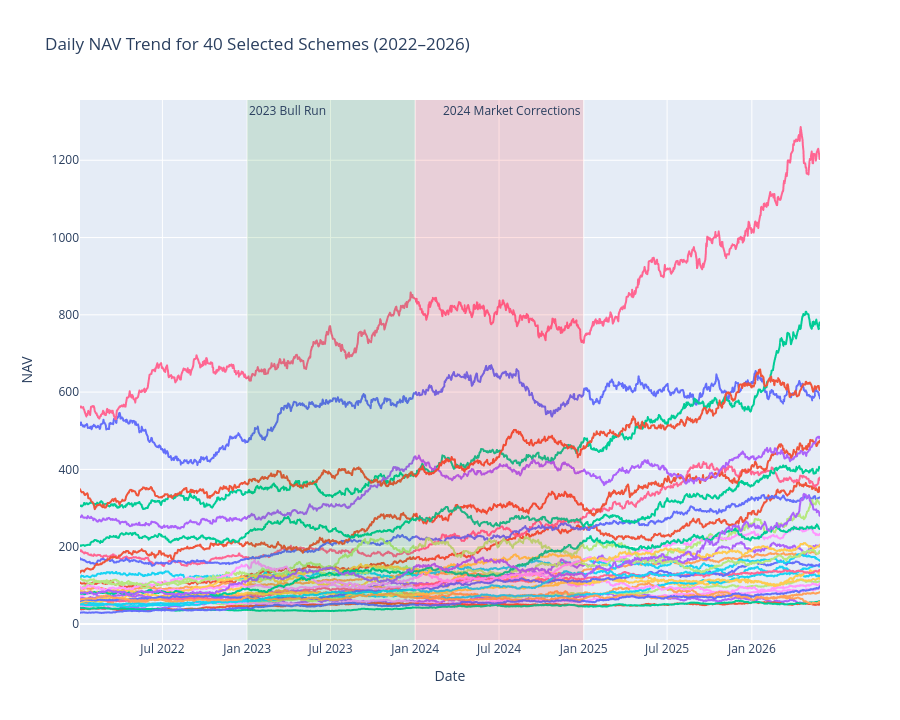
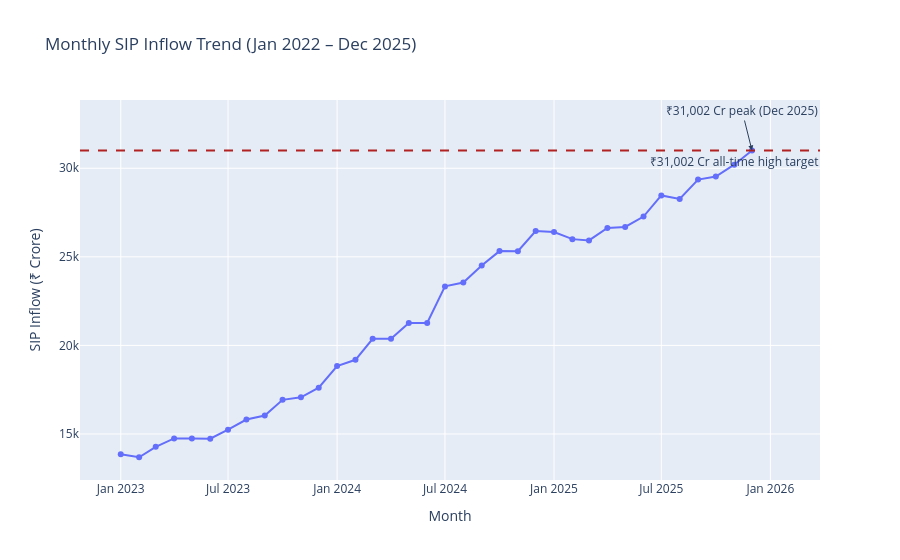
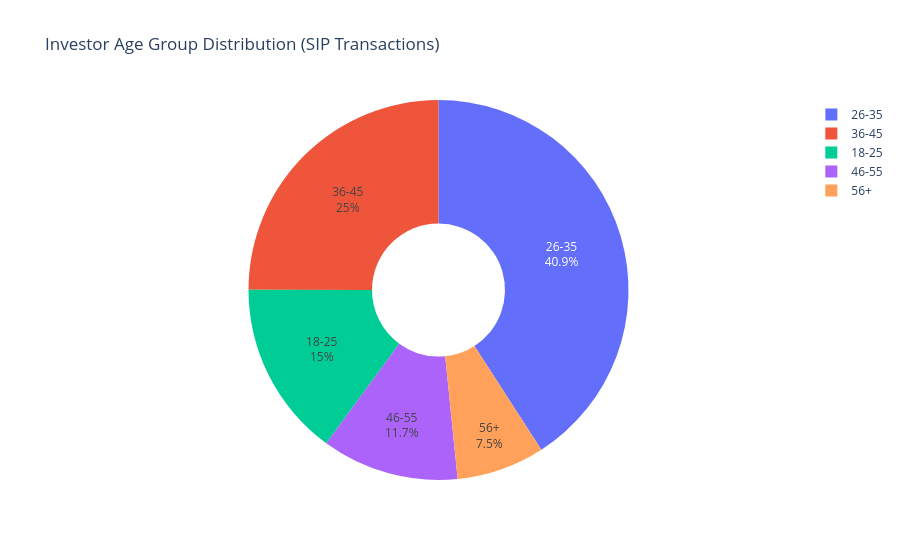
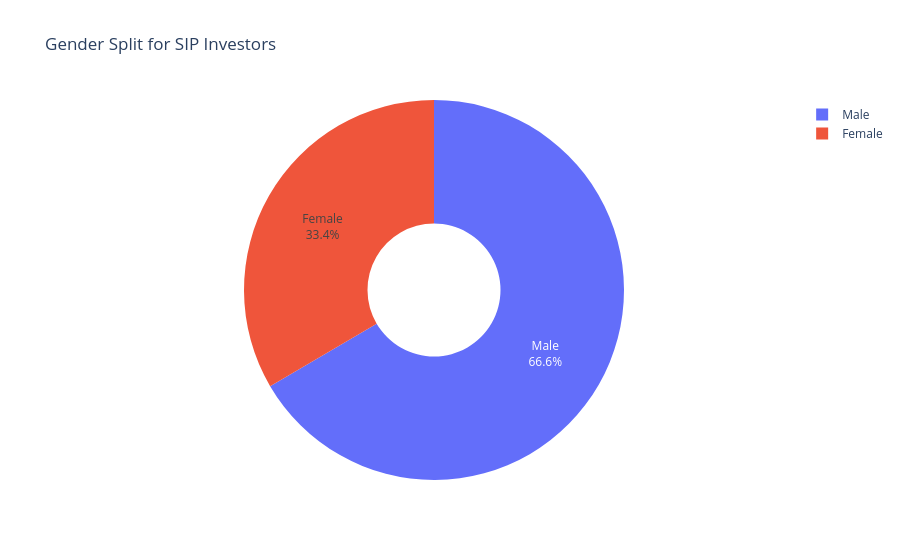

Notebook source saved alongside these figures, in order:
### Code cell
import warnings
warnings.filterwarnings('ignore')

import pandas as pd
import numpy as np
import plotly.express as px
import plotly.graph_objects as go
import seaborn as sns
import matplotlib.pyplot as plt
from pathlib import Path

sns.set_theme(style='whitegrid', font_scale=1.05)
plt.rcParams['figure.figsize'] = (14, 7)

# Load files from processed folder only
base = Path.cwd()
if not (base / "data").exists():
    base = base.parent
fm_data = pd.read_csv(base / 'data/processed/clean_fund_master.csv')
nav_data = pd.read_csv(base / 'data/processed/clean_nav.csv', parse_dates=['date'])
aum_data = pd.read_csv(base / 'data/processed/clean_aum.csv', parse_dates=['date'])
sip_data = pd.read_csv(base / 'data/processed/clean_monthly_sip_inflows.csv')
category_data = pd.read_csv(base / 'data/processed/clean_category_inflows.csv')
holdings = pd.read_csv(base / 'data/processed/clean_holdings.csv')
folio = pd.read_csv(base / 'data/processed/clean_folio_count.csv')

transactions_path = base / 'data/processed/clean_transactions.csv'
transactions = pd.read_csv(transactions_path, parse_dates=['transaction_date']) if transactions_path.exists() else None
clean_nav = nav_data.copy()

# 1) NAV trend analysis for 40 schemes 2022–2026
nav_merged = nav_data.merge(fm_data[['amfi_code', 'scheme_name']], on='amfi_code', how='left')
nav_merged = nav_merged[(nav_merged['date'] >= '2022-01-01') & (nav_merged['date'] <= '2026-12-31')]

# select top 40 schemes by holdings market value (if available) else by nav observation count
if 'market_value_cr' in holdings.columns:
    scheme_mv = holdings.groupby('amfi_code')['market_value_cr'].sum().reset_index()
    top_40_codes = scheme_mv.nlargest(40, 'market_value_cr')['amfi_code'].tolist()
else:
    top_40_codes = nav_merged.groupby('amfi_code')['date'].count().nlargest(40).index.tolist()
nav_top40 = nav_merged[nav_merged['amfi_code'].isin(top_40_codes)].copy()

fig_nav = px.line(
    nav_top40,
    x='date',
    y='nav',
    color='scheme_name',
    line_group='scheme_name',
    title='Daily NAV Trend for 40 Selected Schemes (2022–2026)',
    labels={'nav': 'NAV', 'date': 'Date', 'scheme_name': 'Scheme'}
)
fig_nav.update_layout(showlegend=False, height=720)
fig_nav.add_vrect(x0='2023-01-01', x1='2023-12-31', fillcolor='green', opacity=0.12, line_width=0,
                  annotation_text='2023 Bull Run', annotation_position='top left')
fig_nav.add_vrect(x0='2024-01-01', x1='2024-12-31', fillcolor='red', opacity=0.12, line_width=0,
                  annotation_text='2024 Market Corrections', annotation_position='top right')
fig_nav.show()

# 2) AUM growth bar chart by fund house for 2022–2025 (top houses only)
aum_data['year'] = aum_data['date'].dt.year
plot_aum = (
    aum_data[aum_data['year'].between(2022, 2025)]
    .groupby(['year', 'fund_house'], as_index=False)
    .agg(aum_crore=('aum_crore', 'max'))
)

# show only top 10 fund houses by 2025 AUM to avoid clutter
top_houses = plot_aum[plot_aum['year'] == 2025].nlargest(10, 'aum_crore')['fund_house'].tolist()
plot_aum_f = plot_aum[plot_aum['fund_house'].isin(top_houses)]

plt.figure(figsize=(16, 9))
ax = sns.barplot(data=plot_aum_f, x='year', y='aum_crore', hue='fund_house', palette='tab10')
ax.set_title('AUM Growth by Top Fund Houses (2022–2025)')
ax.set_ylabel('AUM (₹ Crore)')
ax.set_xlabel('Year')
ax.legend(title='Fund House', bbox_to_anchor=(1.05, 1), loc='upper left')
for p in ax.patches:
    if p.get_height() > 0:
        ax.annotate(f"{p.get_height():,.0f}", (p.get_x() + p.get_width() / 2., p.get_height()),
                    ha='center', va='bottom', fontsize=8, rotation=90)

# Annotate SBI exact value if present
sbi_val = plot_aum_f[(plot_aum_f['fund_house'] == 'SBI Mutual Fund') & (plot_aum_f['year'] == 2025)]['aum_crore']
if len(sbi_val):
    sbi_val = float(sbi_val.iloc[0])
    plt.annotate(f"SBI (2025): {sbi_val:,.0f} Cr", xy=(0.98, 0.95), xycoords='axes fraction',
                 ha='right', fontsize=10, fontweight='bold', color='black')

plt.tight_layout()
plt.show()

# 3) SIP inflow time-series Jan 2022 – Dec 2025 with annotation
sip_data['month'] = pd.to_datetime(sip_data['month'], format='%Y-%m-%d', errors='coerce')
sip_plot = sip_data[(sip_data['month'] >= '2022-01-01') & (sip_data['month'] <= '2025-12-31')]
fig_sip = px.line(sip_plot, x='month', y='sip_inflow_crore', markers=True,
                  title='Monthly SIP Inflow Trend (Jan 2022 – Dec 2025)',
                  labels={'sip_inflow_crore': 'SIP Inflow (₹ Crore)', 'month': 'Month'})
peak = sip_plot.loc[sip_plot['sip_inflow_crore'].idxmax()]
fig_sip.add_annotation(
    x=peak['month'], y=peak['sip_inflow_crore'],
    text=f"₹{peak['sip_inflow_crore']:,.0f} Cr peak ({peak['month'].strftime('%b %Y')})",
    showarrow=True, arrowhead=2, ay=-40
)
fig_sip.add_hline(y=31002, line_dash='dash', line_color='firebrick',
                  annotation_text='₹31,002 Cr all-time high target', annotation_position='bottom right')
fig_sip.show()

# 4) Category inflow heatmap: months x categories y
category_data['month'] = pd.to_datetime(category_data['month'], errors='coerce')
heat_data = category_data.pivot_table(index='category', columns='month', values='net_inflow_crore', aggfunc='sum')
heat_data = heat_data.sort_index()
if hasattr(heat_data.columns, 'to_series'):
    heat_data.columns = heat_data.columns.to_series().dt.strftime('%Y-%m')
plt.figure(figsize=(18, 10))
sns.heatmap(heat_data, annot=False, cmap='RdYlGn_r', linewidths=0.5, linecolor='white', cbar_kws={'label': 'Net Inflow (₹ Crore)'})
plt.title('Category Net Inflow Heatmap by Month')
plt.xlabel('Month')
plt.ylabel('Fund Category')
plt.xticks(rotation=45)
plt.tight_layout()
plt.show()

# 5) Investor demographics: age group pie, SIP amount boxplot by age group, gender split
if transactions is not None:
    sip_transactions = transactions[transactions['transaction_type'].str.upper() == 'SIP'].copy()

    age_dist = sip_transactions['age_group'].value_counts().sort_index()
    fig_age = px.pie(names=age_dist.index, values=age_dist.values,
                     title='Investor Age Group Distribution (SIP Transactions)',
                     hole=0.35)
    fig_age.update_traces(textposition='inside', textinfo='percent+label')
    fig_age.show()

    plt.figure(figsize=(14, 7))
    sns.boxplot(data=sip_transactions, x='age_group', y='amount_inr', palette='pastel')
    plt.title('SIP Amount Distribution by Age Group')
    plt.ylabel('SIP Amount (₹)')
    plt.xlabel('Age Group')
    plt.yscale('log')
    plt.tight_layout()
    plt.show()

    gender_dist = sip_transactions['gender'].value_counts()
    fig_gender = px.pie(names=gender_dist.index, values=gender_dist.values,
                        title='Gender Split for SIP Investors', hole=0.35)
    fig_gender.update_traces(textposition='inside', textinfo='percent+label')
    fig_gender.show()

    # 6) Geographic distribution: SIP amount by state and T30 vs B30 pie
    state_sip = sip_transactions.groupby('state', as_index=False)['amount_inr'].sum().sort_values('amount_inr', ascending=False).head(15)
    state_sip['amount_cr'] = state_sip['amount_inr'] / 1e7  # convert INR to crore
    plt.figure(figsize=(12, 8))
    sns.barplot(data=state_sip, x='amount_cr', y='state', palette='viridis')
    plt.title('Top 15 States by SIP Amount')
    plt.xlabel('Total SIP Amount (₹ Crore)')
    plt.ylabel('State')
    plt.tight_layout()
    plt.show()

    city_tier = sip_transactions['city_tier'].value_counts()
    fig_tier = px.pie(names=city_tier.index, values=city_tier.values,
                      title='T30 vs B30 SIP Transaction Split', hole=0.4)
    fig_tier.update_traces(textposition='inside', textinfo='percent+label')
    fig_tier.show()
else:
    print('Processed transactions file not found. Investor demographics and geographic SIP charts are skipped.')

# 7) Folio count growth line chart with milestones
folio['month'] = pd.to_datetime(folio['month'], format='%Y-%m')
folio_plot = folio[(folio['month'] >= '2022-01-01') & (folio['month'] <= '2025-12-31')]
plt.figure(figsize=(16, 8))
plt.plot(folio_plot['month'], folio_plot['total_folios_crore'], marker='o', linewidth=2)
plt.title('Folio Count Growth (Jan 2022 – Dec 2025)')
plt.ylabel('Total Folios (Crore)')
plt.xlabel('Month')
for milestone in [13.26, 18.0, 21.0, 24.0, 26.12]:
    closest = folio_plot.iloc[(folio_plot['total_folios_crore'] - milestone).abs().argsort()[:1]]
    if not closest.empty:
        plt.scatter(closest['month'], closest['total_folios_crore'], s=100, c='red')
        plt.text(closest['month'].iloc[0], closest['total_folios_crore'].iloc[0] + 0.3,
                 f"{closest['month'].dt.strftime('%b %Y').iloc[0]}: {closest['total_folios_crore'].iloc[0]:.2f} Cr",
                 ha='center', va='bottom', fontsize=9)
plt.tight_layout()
plt.show()

# 8) NAV return correlation matrix for 10 selected funds
clean_nav = clean_nav[(clean_nav['date'] >= '2022-01-01') & (clean_nav['date'] <= '2026-12-31')]
selected_amfi = (
    clean_nav.groupby('amfi_code')['date'].count()
    .nlargest(10)
    .index.tolist()
)
return_data = clean_nav[clean_nav['amfi_code'].isin(selected_amfi)].copy()
return_data['return'] = return_data.groupby('amfi_code')['nav'].pct_change()
return_pivot = return_data.pivot(index='date', columns='amfi_code', values='return')
return_corr = return_pivot.corr()
selected_names = fm_data.set_index('amfi_code').loc[selected_amfi, 'scheme_name'].to_dict()
return_corr.index = [selected_names.get(a, str(a)) for a in return_corr.index]
return_corr.columns = [selected_names.get(a, str(a)) for a in return_corr.columns]
plt.figure(figsize=(14, 12))
sns.heatmap(return_corr, annot=True, fmt='.2f', cmap='coolwarm', center=0)
plt.title('Correlation Matrix of Daily NAV Returns for Selected Funds')
plt.tight_layout()
plt.show()

# 9) Sector allocation donut from portfolio holdings across equity funds
holdings_eq = holdings.merge(fm_data[['amfi_code', 'category']], on='amfi_code', how='left')
hold_eq = holdings_eq[holdings_eq['category'] == 'Equity'].copy()
sector_mv = (
    hold_eq.groupby('sector', as_index=False)
    .agg(market_value_cr=('market_value_cr', 'sum'))
    .sort_values('market_value_cr', ascending=False)
)
sector_mv['pct'] = sector_mv['market_value_cr'] / sector_mv['market_value_cr'].sum() * 100
fig_sector = px.pie(sector_mv, names='sector', values='market_value_cr', title='Sector Allocation Donut (Equity Portfolio Market Value)', hole=0.45)
fig_sector.update_traces(textinfo='percent+label')
fig_sector.show()

### Figure 1 — Plotly figure (JSON) as saved in the notebook; plotly's stock layout.template omitted (floating-point values rounded to 4 significant figures; data arrays with more than 128 entries replaced by an {"elided": "..."} marker saying what was removed)
{"data": [{"hovertemplate": "Scheme=HDFC Top 100 Fund - Regular Plan - Growth<br>Date=%{x}<br>NAV=%{y}<extra></extra>", "legendgroup": "HDFC Top 100 Fund - Regular Plan - Growth", "line": {"color": "#636efa", "dash": "solid"}, "marker": {"symbol": "circle"}, "mode": "lines", "name": "HDFC Top 100 Fund - Regular Plan - Growth", "showlegend": true, "type": "scattergl", "x": {"elided": "1150 str values"}, "xaxis": "x", "y": {"elided": "1150 float values"}, "yaxis": "y"}, {"hovertemplate": "Scheme=HDFC Mid-Cap Opportunities Fund - Regular - Growth<br>Date=%{x}<br>NAV=%{y}<extra></extra>", "legendgroup": "HDFC Mid-Cap Opportunities Fund - Regular - Growth", "line": {"color": "#EF553B", "dash": "solid"}, "marker": {"symbol": "circle"}, "mode": "lines", "name": "HDFC Mid-Cap Opportunities Fund - Regular - Growth", "showlegend": true, "type": "scattergl", "x": {"elided": "1150 str values"}, "xaxis": "x", "y": {"elided": "1150 float values"}, "yaxis": "y"}, {"hovertemplate": "Scheme=ABSL Frontline Equity Fund - Regular - Growth<br>Date=%{x}<br>NAV=%{y}<extra></extra>", "legendgroup": "ABSL Frontline Equity Fund - Regular - Growth", "line": {"color": "#00cc96", "dash": "solid"}, "marker": {"symbol": "circle"}, "mode": "lines", "name": "ABSL Frontline Equity Fund - Regular - Growth", "showlegend": true, "type": "scattergl", "x": {"elided": "1150 str values"}, "xaxis": "x", "y": {"elided": "1150 float values"}, "yaxis": "y"}, {"hovertemplate": "Scheme=ABSL Small Cap Fund - Regular - Growth<br>Date=%{x}<br>NAV=%{y}<extra></extra>", "legendgroup": "ABSL Small Cap Fund - Regular - Growth", "line": {"color": "#ab63fa", "dash": "solid"}, "marker": {"symbol": "circle"}, "mode": "lines", "name": "ABSL Small Cap Fund - Regular - Growth", "showlegend": true, "type": "scattergl", "x": {"elided": "1150 str values"}, "xaxis": "x", "y": {"elided": "1150 float values"}, "yaxis": "y"}, {"hovertemplate": "Scheme=UTI Nifty 50 Index Fund - Regular - Growth<br>Date=%{x}<br>NAV=%{y}<extra></extra>", "legendgroup": "UTI Nifty 50 Index Fund - Regular - Growth", "line": {"color": "#FFA15A", "dash": "solid"}, "marker": {"symbol": "circle"}, "mode": "lines", "name": "UTI Nifty 50 Index Fund - Regular - Growth", "showlegend": true, "type": "scattergl", "x": {"elided": "1150 str values"}, "xaxis": "x", "y": {"elided": "1150 float values"}, "yaxis": "y"}, {"hovertemplate": "Scheme=UTI Mid Cap Fund - Regular - Growth<br>Date=%{x}<br>NAV=%{y}<extra></extra>", "legendgroup": "UTI Mid Cap Fund - Regular - Growth", "line": {"color": "#19d3f3", "dash": "solid"}, "marker": {"symbol": "circle"}, "mode": "lines", "name": "UTI Mid Cap Fund - Regular - Growth", "showlegend": true, "type": "scattergl", "x": {"elided": "1150 str values"}, "xaxis": "x", "y": {"elided": "1150 float values"}, "yaxis": "y"}, {"hovertemplate": "Scheme=UTI Flexi Cap Fund - Regular - Growth<br>Date=%{x}<br>NAV=%{y}<extra></extra>", "legendgroup": "UTI Flexi Cap Fund - Regular - Growth", "line": {"color": "#FF6692", "dash": "solid"}, "marker": {"symbol": "circle"}, "mode": "lines", "name": "UTI Flexi Cap Fund - Regular - Growth", "showlegend": true, "type": "scattergl", "x": {"elided": "1150 str values"}, "xaxis": "x", "y": {"elided": "1150 float values"}, "yaxis": "y"}, {"hovertemplate": "Scheme=Nippon India Large Cap Fund - Regular - Growth<br>Date=%{x}<br>NAV=%{y}<extra></extra>", "legendgroup": "Nippon India Large Cap Fund - Regular - Growth", "line": {"color": "#B6E880", "dash": "solid"}, "marker": {"symbol": "circle"}, "mode": "lines", "name": "Nippon India Large Cap Fund - Regular - Growth", "showlegend": true, "type": "scattergl", "x": {"elided": "1150 str values"}, "xaxis": "x", "y": {"elided": "1150 float values"}, "yaxis": "y"}, {"hovertemplate": "Scheme=Nippon India Large Cap Fund - Direct - Growth<br>Date=%{x}<br>NAV=%{y}<extra></extra>", "legendgroup": "Nippon India Large Cap Fund - Direct - Growth", "line": {"color": "#FF97FF", "dash": "solid"}, "marker": {"symbol": "circle"}, "mode": "lines", "name": "Nippon India Large Cap Fund - Direct - Growth", "showlegend": true, "type": "scattergl", "x": {"elided": "1150 str values"}, "xaxis": "x", "y": {"elided": "1150 float values"}, "yaxis": "y"}, {"hovertemplate": "Scheme=Nippon India Small Cap Fund - Regular - Growth<br>Date=%{x}<br>NAV=%{y}<extra></extra>", "legendgroup": "Nippon India Small Cap Fund - Regular - Growth", "line": {"color": "#FECB52", "dash": "solid"}, "marker": {"symbol": "circle"}, "mode": "lines", "name": "Nippon India Small Cap Fund - Regular - Growth", "showlegend": true, "type": "scattergl", "x": {"elided": "1150 str values"}, "xaxis": "x", "y": {"elided": "1150 float values"}, "yaxis": "y"}, {"hovertemplate": "Scheme=Nippon India ETF Nifty 50 BeES<br>Date=%{x}<br>NAV=%{y}<extra></extra>", "legendgroup": "Nippon India ETF Nifty 50 BeES", "line": {"color": "#636efa", "dash": "solid"}, "marker": {"symbol": "circle"}, "mode": "lines", "name": "Nippon India ETF Nifty 50 BeES", "showlegend": true, "type": "scattergl", "x": {"elided": "1150 str values"}, "xaxis": "x", "y": {"elided": "1150 float values"}, "yaxis": "y"}, {"hovertemplate": "Scheme=Axis Bluechip Fund - Regular - Growth<br>Date=%{x}<br>NAV=%{y}<extra></extra>", "legendgroup": "Axis Bluechip Fund - Regular - Growth", "line": {"color": "#EF553B", "dash": "solid"}, "marker": {"symbol": "circle"}, "mode": "lines", "name": "Axis Bluechip Fund - Regular - Growth", "showlegend": true, "type": "scattergl", "x": {"elided": "1150 str values"}, "xaxis": "x", "y": {"elided": "1150 float values"}, "yaxis": "y"}, {"hovertemplate": "Scheme=Axis Bluechip Fund - Direct - Growth<br>Date=%{x}<br>NAV=%{y}<extra></extra>", "legendgroup": "Axis Bluechip Fund - Direct - Growth", "line": {"color": "#00cc96", "dash": "solid"}, "marker": {"symbol": "circle"}, "mode": "lines", "name": "Axis Bluechip Fund - Direct - Growth", "showlegend": true, "type": "scattergl", "x": {"elided": "1150 str values"}, "xaxis": "x", "y": {"elided": "1150 float values"}, "yaxis": "y"}, {"hovertemplate": "Scheme=Axis Midcap Fund - Regular - Growth<br>Date=%{x}<br>NAV=%{y}<extra></extra>", "legendgroup": "Axis Midcap Fund - Regular - Growth", "line": {"color": "#ab63fa", "dash": "solid"}, "marker": {"symbol": "circle"}, "mode": "lines", "name": "Axis Midcap Fund - Regular - Growth", "showlegend": true, "type": "scattergl", "x": {"elided": "1150 str values"}, "xaxis": "x", "y": {"elided": "1150 float values"}, "yaxis": "y"}, {"hovertemplate": "Scheme=Axis Small Cap Fund - Regular - Growth<br>Date=%{x}<br>NAV=%{y}<extra></extra>", "legendgroup": "Axis Small Cap Fund - Regular - Growth", "line": {"color": "#FFA15A", "dash": "solid"}, "marker": {"symbol": "circle"}, "mode": "lines", "name": "Axis Small Cap Fund - Regular - Growth", "showlegend": true, "type": "scattergl", "x": {"elided": "1150 str values"}, "xaxis": "x", "y": {"elided": "1150 float values"}, "yaxis": "y"}, {"hovertemplate": "Scheme=SBI Bluechip Fund - Regular Plan - Growth<br>Date=%{x}<br>NAV=%{y}<extra></extra>", "legendgroup": "SBI Bluechip Fund - Regular Plan - Growth", "line": {"color": "#19d3f3", "dash": "solid"}, "marker": {"symbol": "circle"}, "mode": "lines", "name": "SBI Bluechip Fund - Regular Plan - Growth", "showlegend": true, "type": "scattergl", "x": {"elided": "1150 str values"}, "xaxis": "x", "y": {"elided": "1150 float values"}, "yaxis": "y"}, {"hovertemplate": "Scheme=SBI Bluechip Fund - Direct Plan - Growth<br>Date=%{x}<br>NAV=%{y}<extra></extra>", "legendgroup": "SBI Bluechip Fund - Direct Plan - Growth", "line": {"color": "#FF6692", "dash": "solid"}, "marker": {"symbol": "circle"}, "mode": "lines", "name": "SBI Bluechip Fund - Direct Plan - Growth", "showlegend": true, "type": "scattergl", "x": {"elided": "1150 str values"}, "xaxis": "x", "y": {"elided": "1150 float values"}, "yaxis": "y"}, {"hovertemplate": "Scheme=SBI Small Cap Fund - Regular Plan - Growth<br>Date=%{x}<br>NAV=%{y}<extra></extra>", "legendgroup": "SBI Small Cap Fund - Regular Plan - Growth", "line": {"color": "#B6E880", "dash": "solid"}, "marker": {"symbol": "circle"}, "mode": "lines", "name": "SBI Small Cap Fund - Regular Plan - Growth", "showlegend": true, "type": "scattergl", "x": {"elided": "1150 str values"}, "xaxis": "x", "y": {"elided": "1150 float values"}, "yaxis": "y"}, {"hovertemplate": "Scheme=SBI Small Cap Fund - Direct Plan - Growth<br>Date=%{x}<br>NAV=%{y}<extra></extra>", "legendgroup": "SBI Small Cap Fund - Direct Plan - Growth", "line": {"color": "#FF97FF", "dash": "solid"}, "marker": {"symbol": "circle"}, "mode": "lines", "name": "SBI Small Cap Fund - Direct Plan - Growth", "showlegend": true, "type": "scattergl", "x": {"elided": "1150 str values"}, "xaxis": "x", "y": {"elided": "1150 float values"}, "yaxis": "y"}, {"hovertemplate": "Scheme=ICICI Pru Bluechip Fund - Regular - Growth<br>Date=%{x}<br>NAV=%{y}<extra></extra>", "legendgroup": "ICICI Pru Bluechip Fund - Regular - Growth", "line": {"color": "#FECB52", "dash": "solid"}, "marker": {"symbol": "circle"}, "mode": "lines", "name": "ICICI Pru Bluechip Fund - Regular - Growth", "showlegend": true, "type": "scattergl", "x": {"elided": "1150 str values"}, "xaxis": "x", "y": {"elided": "1150 float values"}, "yaxis": "y"}, {"hovertemplate": "Scheme=ICICI Pru Bluechip Fund - Direct - Growth<br>Date=%{x}<br>NAV=%{y}<extra></extra>", "legendgroup": "ICICI Pru Bluechip Fund - Direct - Growth", "line": {"color": "#636efa", "dash": "solid"}, "marker": {"symbol": "circle"}, "mode": "lines", "name": "ICICI Pru Bluechip Fund - Direct - Growth", "showlegend": true, "type": "scattergl", "x": {"elided": "1150 str values"}, "xaxis": "x", "y": {"elided": "1150 float values"}, "yaxis": "y"}, {"hovertemplate": "Scheme=ICICI Pru Midcap Fund - Regular - Growth<br>Date=%{x}<br>NAV=%{y}<extra></extra>", "legendgroup": "ICICI Pru Midcap Fund - Regular - Growth", "line": {"color": "#EF553B", "dash": "solid"}, "marker": {"symbol": "circle"}, "mode": "lines", "name": "ICICI Pru Midcap Fund - Regular - Growth", "showlegend": true, "type": "scattergl", "x": {"elided": "1150 str values"}, "xaxis": "x", "y": {"elided": "1150 float values"}, "yaxis": "y"}, {"hovertemplate": "Scheme=ICICI Pru Value Discovery Fund - Regular - Growth<br>Date=%{x}<br>NAV=%{y}<extra></extra>", "legendgroup": "ICICI Pru Value Discovery Fund - Regular - Growth", "line": {"color": "#00cc96", "dash": "solid"}, "marker": {"symbol": "circle"}, "mode": "lines", "name": "ICICI Pru Value Discovery Fund - Regular - Growth", "showlegend": true, "type": "scattergl", "x": {"elided": "1150 str values"}, "xaxis": "x", "y": {"elided": "1150 float values"}, "yaxis": "y"}, {"hovertemplate": "Scheme=Kotak Bluechip Fund - Regular - Growth<br>Date=%{x}<br>NAV=%{y}<extra></extra>", "legendgroup": "Kotak Bluechip Fund - Regular - Growth", "line": {"color": "#ab63fa", "dash": "solid"}, "marker": {"symbol": "circle"}, "mode": "lines", "name": "Kotak Bluechip Fund - Regular - Growth", "showlegend": true, "type": "scattergl", "x": {"elided": "1150 str values"}, "xaxis": "x", "y": {"elided": "1150 float values"}, "yaxis": "y"}, {"hovertemplate": "Scheme=Kotak Emerging Equity Fund - Regular - Growth<br>Date=%{x}<br>NAV=%{y}<extra></extra>", "legendgroup": "Kotak Emerging Equity Fund - Regular - Growth", "line": {"color": "#FFA15A", "dash": "solid"}, "marker": {"symbol": "circle"}, "mode": "lines", "name": "Kotak Emerging Equity Fund - Regular - Growth", "showlegend": true, "type": "scattergl", "x": {"elided": "1150 str values"}, "xaxis": "x", "y": {"elided": "1150 float values"}, "yaxis": "y"}, {"hovertemplate": "Scheme=Kotak Flexicap Fund - Regular - Growth<br>Date=%{x}<br>NAV=%{y}<extra></extra>", "legendgroup": "Kotak Flexicap Fund - Regular - Growth", "line": {"color": "#19d3f3", "dash": "solid"}, "marker": {"symbol": "circle"}, "mode": "lines", "name": "Kotak Flexicap Fund - Regular - Growth", "showlegend": true, "type": "scattergl", "x": {"elided": "1150 str values"}, "xaxis": "x", "y": {"elided": "1150 float values"}, "yaxis": "y"}, {"hovertemplate": "Scheme=HDFC Top 100 Fund - Direct Plan - Growth<br>Date=%{x}<br>NAV=%{y}<extra></extra>", "legendgroup": "HDFC Top 100 Fund - Direct Plan - Growth", "line": {"color": "#FF6692", "dash": "solid"}, "marker": {"symbol": "circle"}, "mode": "lines", "name": "HDFC Top 100 Fund - Direct Plan - Growth", "showlegend": true, "type": "scattergl", "x": {"elided": "1150 str values"}, "xaxis": "x", "y": {"elided": "1150 float values"}, "yaxis": "y"}, {"hovertemplate": "Scheme=HDFC Mid-Cap Opportunities Fund - Direct - Growth<br>Date=%{x}<br>NAV=%{y}<extra></extra>", "legendgroup": "HDFC Mid-Cap Opportunities Fund - Direct - Growth", "line": {"color": "#B6E880", "dash": "solid"}, "marker": {"symbol": "circle"}, "mode": "lines", "name": "HDFC Mid-Cap Opportunities Fund - Direct - Growth", "showlegend": true, "type": "scattergl", "x": {"elided": "1150 str values"}, "xaxis": "x", "y": {"elided": "1150 float values"}, "yaxis": "y"}, {"hovertemplate": "Scheme=Mirae Asset Large Cap Fund - Regular - Growth<br>Date=%{x}<br>NAV=%{y}<extra></extra>", "legendgroup": "Mirae Asset Large Cap Fund - Regular - Growth", "line": {"color": "#FF97FF", "dash": "solid"}, "marker": {"symbol": "circle"}, "mode": "lines", "name": "Mirae Asset Large Cap Fund - Regular - Growth", "showlegend": true, "type": "scattergl", "x": {"elided": "1150 str values"}, "xaxis": "x", "y": {"elided": "1150 float values"}, "yaxis": "y"}, {"hovertemplate": "Scheme=Mirae Asset Emerging Bluechip Fund - Regular - Growth<br>Date=%{x}<br>NAV=%{y}<extra></extra>", "legendgroup": "Mirae Asset Emerging Bluechip Fund - Regular - Growth", "line": {"color": "#FECB52", "dash": "solid"}, "marker": {"symbol": "circle"}, "mode": "lines", "name": "Mirae Asset Emerging Bluechip Fund - Regular - Growth", "showlegend": true, "type": "scattergl", "x": {"elided": "1150 str values"}, "xaxis": "x", "y": {"elided": "1150 float values"}, "yaxis": "y"}, {"hovertemplate": "Scheme=Mirae Asset Tax Saver Fund - Regular - Growth<br>Date=%{x}<br>NAV=%{y}<extra></extra>", "legendgroup": "Mirae Asset Tax Saver Fund - Regular - Growth", "line": {"color": "#636efa", "dash": "solid"}, "marker": {"symbol": "circle"}, "mode": "lines", "name": "Mirae Asset Tax Saver Fund - Regular - Growth", "showlegend": true, "type": "scattergl", "x": {"elided": "1150 str values"}, "xaxis": "x", "y": {"elided": "1150 float values"}, "yaxis": "y"}, {"hovertemplate": "Scheme=DSP Top 100 Equity Fund - Regular - Growth<br>Date=%{x}<br>NAV=%{y}<extra></extra>", "legendgroup": "DSP Top 100 Equity Fund - Regular - Growth", "line": {"color": "#EF553B", "dash": "solid"}, "marker": {"symbol": "circle"}, "mode": "lines", "name": "DSP Top 100 Equity Fund - Regular - Growth", "showlegend": true, "type": "scattergl", "x": {"elided": "1150 str values"}, "xaxis": "x", "y": {"elided": "1150 float values"}, "yaxis": "y"}, {"hovertemplate": "Scheme=DSP Midcap Fund - Regular - Growth<br>Date=%{x}<br>NAV=%{y}<extra></extra>", "legendgroup": "DSP Midcap Fund - Regular - Growth", "line": {"color": "#00cc96", "dash": "solid"}, "marker": {"symbol": "circle"}, "mode": "lines", "name": "DSP Midcap Fund - Regular - Growth", "showlegend": true, "type": "scattergl", "x": {"elided": "1150 str values"}, "xaxis": "x", "y": {"elided": "1150 float values"}, "yaxis": "y"}, {"hovertemplate": "Scheme=DSP Small Cap Fund - Regular - Growth<br>Date=%{x}<br>NAV=%{y}<extra></extra>", "legendgroup": "DSP Small Cap Fund - Regular - Growth", "line": {"color": "#ab63fa", "dash": "solid"}, "marker": {"symbol": "circle"}, "mode": "lines", "name": "DSP Small Cap Fund - Regular - Growth", "showlegend": true, "type": "scattergl", "x": {"elided": "1150 str values"}, "xaxis": "x", "y": {"elided": "1150 float values"}, "yaxis": "y"}], "layout": {"annotations": [{"showarrow": false, "text": "2023 Bull Run", "x": "2023-01-01", "xanchor": "left", "xref": "x", "y": 1, "yanchor": "top", "yref": "y domain"}, {"showarrow": false, "text": "2024 Market Corrections", "x": "2024-12-31", "xanchor": "right", "xref": "x", "y": 1, "yanchor": "top", "yref": "y domain"}], "height": 720, "legend": {"title": {"text": "Scheme"}, "tracegroupgap": 0}, "shapes": [{"fillcolor": "green", "line": {"width": 0}, "opacity": 0.12, "type": "rect", "x0": "2023-01-01", "x1": "2023-12-31", "xref": "x", "y0": 0, "y1": 1, "yref": "y domain"}, {"fillcolor": "red", "line": {"width": 0}, "opacity": 0.12, "type": "rect", "x0": "2024-01-01", "x1": "2024-12-31", "xref": "x", "y0": 0, "y1": 1, "yref": "y domain"}], "showlegend": false, "title": {"text": "Daily NAV Trend for 40 Selected Schemes (2022–2026)"}, "xaxis": {"anchor": "y", "domain": [0, 1], "title": {"text": "Date"}}, "yaxis": {"anchor": "x", "domain": [0, 1], "title": {"text": "NAV"}}}}

### Figure 2 — Plotly figure (JSON) as saved in the notebook; plotly's stock layout.template omitted (floating-point values rounded to 4 significant figures)
{"data": [{"hovertemplate": "Month=%{x}<br>SIP Inflow (₹ Crore)=%{y}<extra></extra>", "legendgroup": "", "line": {"color": "#636efa", "dash": "solid"}, "marker": {"symbol": "circle"}, "mode": "lines+markers", "name": "", "orientation": "v", "showlegend": false, "type": "scatter", "x": ["2023-01-01T00:00:00", "2023-02-01T00:00:00", "2023-03-01T00:00:00", "2023-04-01T00:00:00", "2023-05-01T00:00:00", "2023-06-01T00:00:00", "2023-07-01T00:00:00", "2023-08-01T00:00:00", "2023-09-01T00:00:00", "2023-10-01T00:00:00", "2023-11-01T00:00:00", "2023-12-01T00:00:00", "2024-01-01T00:00:00", "2024-02-01T00:00:00", "2024-03-01T00:00:00", "2024-04-01T00:00:00", "2024-05-01T00:00:00", "2024-06-01T00:00:00", "2024-07-01T00:00:00", "2024-08-01T00:00:00", "2024-09-01T00:00:00", "2024-10-01T00:00:00", "2024-11-01T00:00:00", "2024-12-01T00:00:00", "2025-01-01T00:00:00", "2025-02-01T00:00:00", "2025-03-01T00:00:00", "2025-04-01T00:00:00", "2025-05-01T00:00:00", "2025-06-01T00:00:00", "2025-07-01T00:00:00", "2025-08-01T00:00:00", "2025-09-01T00:00:00", "2025-10-01T00:00:00", "2025-11-01T00:00:00", "2025-12-01T00:00:00"], "xaxis": "x", "y": [13856, 13687, 14276, 14749, 14749, 14734, 15245, 15814, 16042, 16928, 17073, 17610, 18838, 19187, 20371, 20371, 21262, 21262, 23332, 23547, 24509, 25323, 25320, 26459, 26400, 25999, 25926, 26632, 26688, 27274, 28464, 28265, 29361, 29529, 30200, 31002], "yaxis": "y"}], "layout": {"annotations": [{"arrowhead": 2, "ay": -40, "showarrow": true, "text": "₹31,002 Cr peak (Dec 2025)", "x": "2025-12-01T00:00:00", "y": 31002}, {"showarrow": false, "text": "₹31,002 Cr all-time high target", "x": 1, "xanchor": "right", "xref": "x domain", "y": 31002, "yanchor": "top", "yref": "y"}], "legend": {"tracegroupgap": 0}, "shapes": [{"line": {"color": "firebrick", "dash": "dash"}, "type": "line", "x0": 0, "x1": 1, "xref": "x domain", "y0": 31002, "y1": 31002, "yref": "y"}], "title": {"text": "Monthly SIP Inflow Trend (Jan 2022 – Dec 2025)"}, "xaxis": {"anchor": "y", "domain": [0, 1], "title": {"text": "Month"}}, "yaxis": {"anchor": "x", "domain": [0, 1], "title": {"text": "SIP Inflow (₹ Crore)"}}}}

### Figure 3 — Plotly figure (JSON) as saved in the notebook; plotly's stock layout.template omitted (floating-point values rounded to 4 significant figures)
{"data": [{"domain": {"x": [0, 1], "y": [0, 1]}, "hole": 0.35, "hovertemplate": "label=%{label}<br>value=%{value}<extra></extra>", "labels": ["18-25", "26-35", "36-45", "46-55", "56+"], "legendgroup": "", "name": "", "showlegend": true, "textinfo": "percent+label", "textposition": "inside", "type": "pie", "values": [2949, 8063, 4926, 2300, 1478]}], "layout": {"legend": {"tracegroupgap": 0}, "title": {"text": "Investor Age Group Distribution (SIP Transactions)"}}}

### Figure 4 — Plotly figure (JSON) as saved in the notebook; plotly's stock layout.template omitted (floating-point values rounded to 4 significant figures)
{"data": [{"domain": {"x": [0, 1], "y": [0, 1]}, "hole": 0.35, "hovertemplate": "label=%{label}<br>value=%{value}<extra></extra>", "labels": ["Male", "Female"], "legendgroup": "", "name": "", "showlegend": true, "textinfo": "percent+label", "textposition": "inside", "type": "pie", "values": [13122, 6594]}], "layout": {"legend": {"tracegroupgap": 0}, "title": {"text": "Gender Split for SIP Investors"}}}
